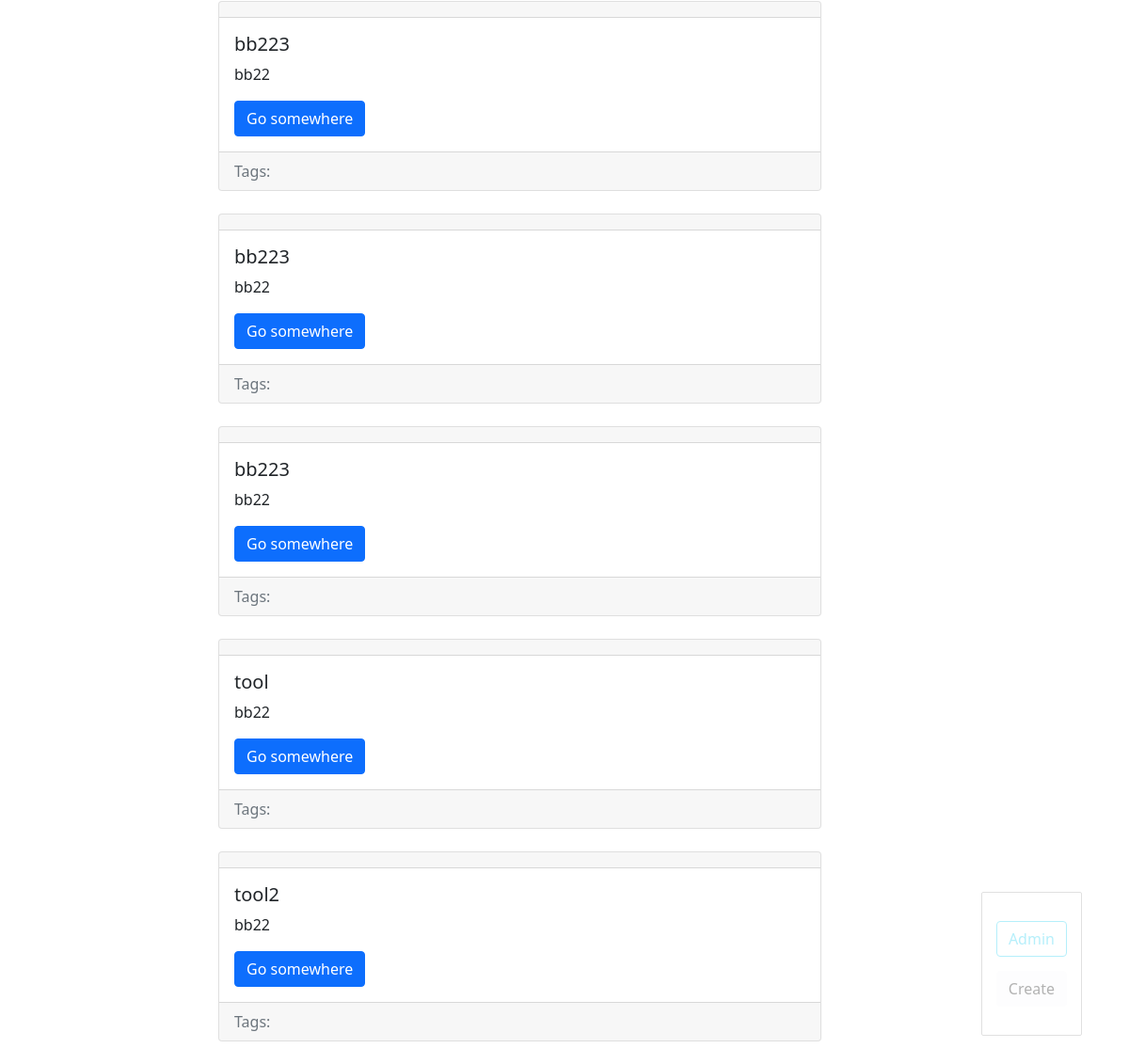
/blog/ (lower part), run on an earlier commit of the app's database.
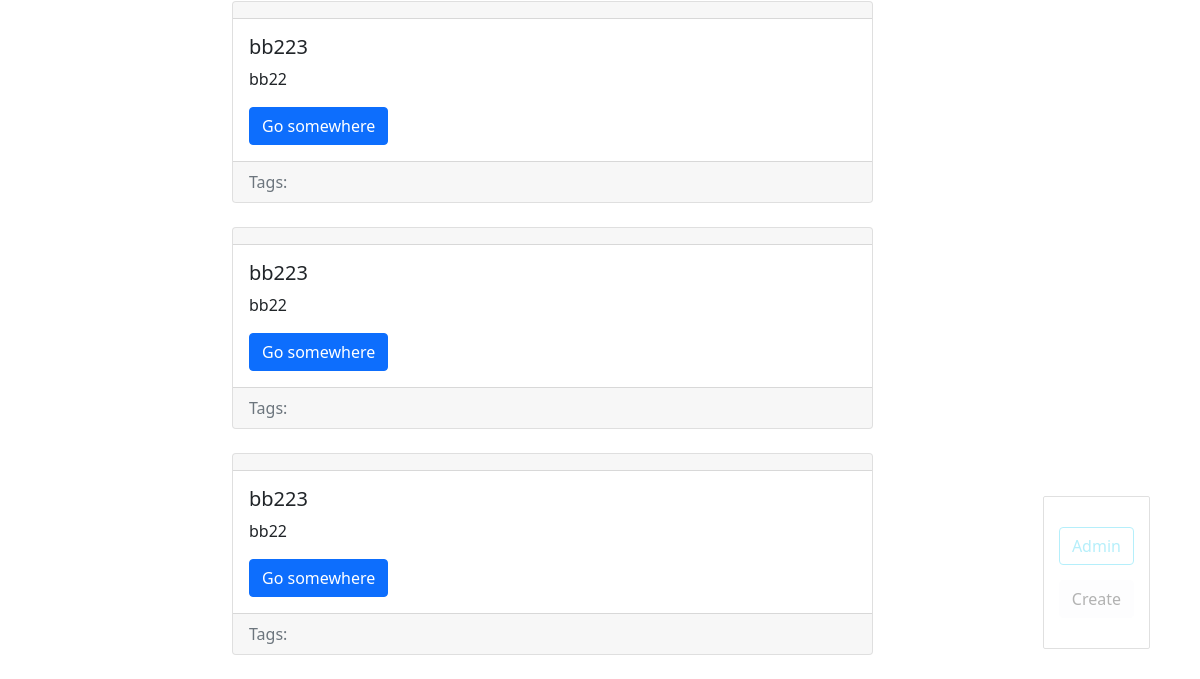
And on a later commit of the database.
### blog/models.py (models this page shows, shortened)
class Post(models.Model):
    title = models.CharField(max_length=150,db_index = True)
    slug = models.SlugField(max_length=150,blank=True,unique = True)
    body = models.TextField(blank=True,db_index= True)
    tags = models.ManyToManyField('Tag', blank=True, related_name= 'posts' )
    date_pub = models.DateTimeField(auto_now_add=True)

### blog/views.py (the view)
# urls.py: path('', posts_lists, name='posts_list_url'),
def posts_lists(request):
    post = Post.objects.all()
    return render(request,'blog/index.html',context = {'posts': post})

### blog/models.py (called while the page is built)
    def get_absolute_url(self):
        return reverse('tag_detail_url', kwargs={'slug':self.slug})

### blog/templates/blog/index.html (shortened to what this page needs)
 {% extends 'blog/base_blog.html' %}
{% block content %}
	{% for post in posts %}
		{% include 'blog/includes/post_card_template.html'  %}
    {% endfor %}
{% endblock %}

### blog/templates/blog/base_blog.html (shortened to what this page needs)
 {% extends 'base.html' %}
 {%block  admin-panel  %}
	<a href=""class = "btn btn-light">Create</a>
 {%endblock%}

### templates/base.html (shortened to what this page needs)
{%load static%}
<!doctype html>
<html>
<head>
<link rel="stylesheet" href="https://cdn.jsdelivr.net/npm/bootstrap@5.1.3/dist/css/bootstrap.min.css" rel="stylesheet">
<link rel="stylesheet" href="{%static 'css/styles.css'%}">
</head>
<body>
<div class="container mt-5">
	<div class="row">
		<div class="col-7 offset-md-2">
			{% block content %}{% endblock %}
		</div>
	</div>
</div>
<div class="admin-panel align-items-center">
	<a href="/admin"  class="btn btn-outline-info">Admin</a>
	{%block  admin-panel  %}{%endblock%}
</div>
</body>
</html>

### blog/templates/blog/includes/post_card_template.html (shortened to what this page needs)
		<div class="card mb-4">
		  <div class="card-header">
		  </div>
		  <div class="card-body">
			<h5 class="card-title">{{post.title}} </h5>
			<p class="card-text"> {{post.body|truncatewords:15}}</p>
			<a href="{%url 'post_detail_url' slug=post.slug %}" class="btn btn-primary">Go somewhere</a>
		  </div>
		    <div class="card-footer text-muted">
				Tags:
			</div>
		</div>

### static/css/styles.css (style rules this page uses)
.admin-panel { border: 1px solid #999; border-radius: 2px; position: fixed; right: 50px; bottom: 30px; opacity: 0.3; padding: 15px; }
.admin-panel a { display: block; margin: 15px 0; }

What changed in the data, as far as the page shows it:
removed Post: title "tool", body "bb22"
removed Post: title "tool2", body "bb22"
